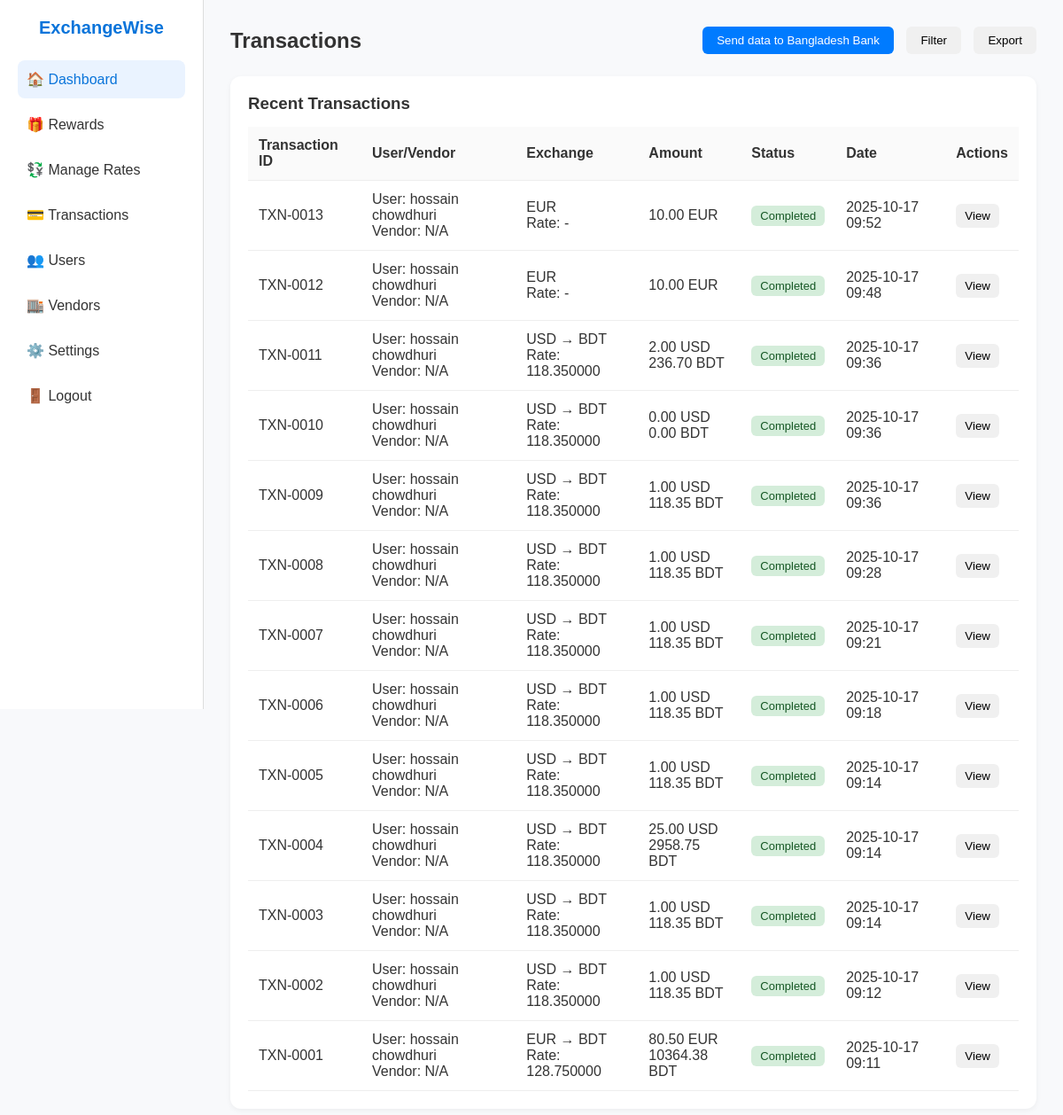
/software/admin_transaction.php (signed in), run on the app's committed database.
### tables this page shows
CREATE TABLE `transactions` (
  `transaction_id` int(11) NOT NULL,
  `user_id` int(11) NOT NULL,
  `vendor_id` int(11) DEFAULT NULL,
  `type` enum('Exchange','Deposit','Withdrawal') NOT NULL,
  `from_currency` varchar(10) NOT NULL,
  `to_currency` varchar(10) DEFAULT NULL,
  `amount` decimal(15,2) NOT NULL,
  `converted_amount` decimal(15,2) DEFAULT NULL,
  `rate` decimal(15,6) DEFAULT NULL,
  `fee` decimal(15,2) DEFAULT 0.00,
  `status` enum('Pending','Completed','Cancelled') DEFAULT 'Pending',
  `transaction_date` timestamp NOT NULL DEFAULT current_timestamp()
);

CREATE TABLE `users` (
  `user_id` int(11) NOT NULL,
  `first_name` varchar(100) NOT NULL,
  `last_name` varchar(100) NOT NULL,
  `email` varchar(255) NOT NULL,
  `mobile_number` varchar(20) NOT NULL,
  `passport_number` varchar(50) NOT NULL,
  `passport_file` varchar(255) DEFAULT NULL,
  `nid_number` varchar(50) NOT NULL,
  `nid_file` varchar(255) DEFAULT NULL,
  `address` varchar(255) NOT NULL,
  `address_proof_file` varchar(255) DEFAULT NULL,
  `occupation` enum('Job','Business','Freelancer','Others') NOT NULL,
  `purpose` enum('Travel','Education','Remittance','OnlinePayment','Others') NOT NULL,
  `profile_picture` varchar(255) DEFAULT NULL,
  `password_hash` varchar(255) NOT NULL,
  `created_at` timestamp NOT NULL DEFAULT current_timestamp(),
  `updated_at` timestamp NOT NULL DEFAULT current_timestamp() ON UPDATE current_timestamp()
);

### software/admin_transaction.php (the view, shortened to what this page needs)
<?php
include 'db.php';
$sql = "SELECT t.*,
               u.first_name AS user_first, u.last_name AS user_last,
               v.name AS vendor_name
        FROM transactions t
        LEFT JOIN users u ON t.user_id = u.user_id
        LEFT JOIN vendor v ON t.vendor_id = v.vendor_id
        ORDER BY t.transaction_date DESC";
$result = $conn->query($sql);
?>
<!DOCTYPE html>
<html lang="en">
<head>
</head>
<body>
    <div class="sidebar">
        <div>
            <h2>ExchangeWise</h2>
            <div class="nav">
                <a href="admindashboard.php" class="active">🏠 Dashboard</a>
                <a href="reward.php">🎁 Rewards</a>
                <a href="managerate.php">💱 Manage Rates</a>
                <a href="admin_transaction.php">💳 Transactions</a>
                <a href="ad_usermanagement.php">👥 Users</a>
                <a href="ad_vandormanagement.php">🏬 Vendors</a>
                <a href="admin-profile-setting.php">⚙️ Settings</a>
                <a href="adminlogout.php">🚪 Logout</a>
            </div>
        </div>
    </div>
    <div class="content">
        <div class="topbar">
            <h1>Transactions</h1>
            <div class="buttons">
                <button class="send">Send data to Bangladesh Bank</button>
                <button class="filter">Filter</button>
                <button class="export">Export</button>
            </div>
        </div>
        <div class="table-section">
            <h3>Recent Transactions</h3>
            <table>
                <thead>
                    <tr>
                        <th>Transaction ID</th>
                        <th>User/Vendor</th>
                        <th>Exchange</th>
                        <th>Amount</th>
                        <th>Status</th>
                        <th>Date</th>
                        <th>Actions</th>
                    </tr>
                </thead>
                <tbody>
                    <?php
                    if ($result->num_rows > 0) {
                        while ($txn = $result->fetch_assoc()) {
                            $txn_id = 'TXN-' . str_pad($txn['transaction_id'], 4, '0', STR_PAD_LEFT);
                            $user_name = $txn['user_first'] ? $txn['user_first'] . ' ' . $txn['user_last'] : 'N/A';
                            $vendor_name = $txn['vendor_name'] ? $txn['vendor_name'] : 'N/A';
                            $exchange = $txn['from_currency'] . ($txn['to_currency'] ? " → " . $txn['to_currency'] : '');
                            $rate = $txn['rate'] ? $txn['rate'] : '-';
                            $amount = $txn['amount'] . ' ' . $txn['from_currency'] . '<br>' . ($txn['converted_amount'] ? $txn['converted_amount'] . ' ' . $txn['to_currency'] : '');
                            $status_class = $txn['status'];
                            $date = date("Y-m-d H:i", strtotime($txn['transaction_date']));
                            echo "<tr>
                        <td>{$txn_id}</td>
                        <td>User: {$user_name}<br>Vendor: {$vendor_name}</td>
                        <td>{$exchange}<br>Rate: {$rate}</td>
                        <td>{$amount}</td>
                        <td><span class='status {$status_class}'>{$txn['status']}</span></td>
                        <td>{$date}</td>
                        <td><button class='btn-view' onclick=\"window.location.href='view_transaction.php?id={$txn['transaction_id']}'\">View</button></td>
                    </tr>";
                        }
                    } else {
                        echo "<tr><td colspan='7'>No transactions found.</td></tr>";
                    }
                    ?>
                </tbody>
            </table>
        </div>
    </div>
</body>
</html>

### software/admin_transaction.php (style rules this page uses)
* { margin: 0; padding: 0; box-sizing: border-box; font-family: Arial, sans-serif; }
body { display: flex; background-color: #f8f9fb; color: #333; }
.sidebar { width: 230px; background-color: #fff; height: 100vh; border-right: 1px solid #ddd; padding: 20px; display: flex; flex-direction: column; justify-content: space-between; }
.sidebar h2 { font-size: 20px; color: #0a74da; margin-bottom: 25px; text-align: center; }
.nav { display: flex; flex-direction: column; }
.nav a { text-decoration: none; color: #333; padding: 12px 10px; margin-bottom: 8px; border-radius: 8px; display: flex; align-items: center; gap: 8px; transition: 0.3s; font-weight: 500; }
.nav a:hover, .nav a.active { background: #eaf3ff; color: #0a74da; }
.content { flex: 1; padding: 30px; }
.topbar { display: flex; justify-content: space-between; align-items: center; margin-bottom: 25px; }
.topbar h1 { font-size: 24px; }
.buttons button { margin-left: 10px; padding: 8px 16px; border: none; border-radius: 6px; cursor: pointer; transition: 0.3s; }
.send { background: #007bff; color: #fff; }
.filter, .export { background: #f0f0f0; }
.table-section { background: #fff; border-radius: 12px; padding: 20px; box-shadow: 0 2px 6px rgba(0, 0, 0, 0.05); }
.table-section h3 { margin-bottom: 15px; }
table { width: 100%; border-collapse: collapse; }
th, td { padding: 12px; text-align: left; border-bottom: 1px solid #eee; vertical-align: middle; }
th { background: #fafafa; font-weight: 600; }
.status { padding: 4px 10px; border-radius: 6px; font-size: 13px; text-transform: capitalize; display: inline-block; }
.Completed { background: #d4edda; color: #155724; }
.btn-view { background: #f0f0f0; border: none; border-radius: 6px; padding: 6px 10px; cursor: pointer; }

### data on the page
transactions: transaction_id "TXN-0013", user.last_name "hossain chowdhuri", vendor_name "N/A", from_currency "EUR", rate "-", amount "10.00", status "Completed", transaction_date "2025-10-17 09:52"
transactions: transaction_id "TXN-0012", user.last_name "hossain chowdhuri", vendor_name "N/A", from_currency "EUR", rate "-", amount "10.00", status "Completed", transaction_date "2025-10-17 09:48"
transactions: transaction_id "TXN-0011", user.last_name "hossain chowdhuri", vendor_name "N/A", exchange "USD → BDT", rate "118.350000", amount "2.00", from_currency "USD", converted_amount "236.70", to_currency "BDT", status "Completed", transaction_date "2025-10-17 09:36"
transactions: transaction_id "TXN-0010", user.last_name "hossain chowdhuri", vendor_name "N/A", exchange "USD → BDT", rate "118.350000", amount "0.00", from_currency "USD", converted_amount "0.00", to_currency "BDT", status "Completed", transaction_date "2025-10-17 09:36"
transactions: transaction_id "TXN-0009", user.last_name "hossain chowdhuri", vendor_name "N/A", exchange "USD → BDT", rate "118.350000", amount "1.00", from_currency "USD", converted_amount "118.35", to_currency "BDT", status "Completed", transaction_date "2025-10-17 09:36"
transactions: transaction_id "TXN-0008", user.last_name "hossain chowdhuri", vendor_name "N/A", exchange "USD → BDT", rate "118.350000", amount "1.00", from_currency "USD", converted_amount "118.35", to_currency "BDT", status "Completed", transaction_date "2025-10-17 09:28"
transactions: transaction_id "TXN-0007", user.last_name "hossain chowdhuri", vendor_name "N/A", exchange "USD → BDT", rate "118.350000", amount "1.00", from_currency "USD", converted_amount "118.35", to_currency "BDT", status "Completed", transaction_date "2025-10-17 09:21"
transactions: transaction_id "TXN-0006", user.last_name "hossain chowdhuri", vendor_name "N/A", exchange "USD → BDT", rate "118.350000", amount "1.00", from_currency "USD", converted_amount "118.35", to_currency "BDT", status "Completed", transaction_date "2025-10-17 09:18"
transactions: transaction_id "TXN-0005", user.last_name "hossain chowdhuri", vendor_name "N/A", exchange "USD → BDT", rate "118.350000", amount "1.00", from_currency "USD", converted_amount "118.35", to_currency "BDT", status "Completed", transaction_date "2025-10-17 09:14"
transactions: transaction_id "TXN-0004", user.last_name "hossain chowdhuri", vendor_name "N/A", exchange "USD → BDT", rate "118.350000", amount "25.00", from_currency "USD", converted_amount "2958.75", to_currency "BDT", status "Completed", transaction_date "2025-10-17 09:14"
transactions: transaction_id "TXN-0003", user.last_name "hossain chowdhuri", vendor_name "N/A", exchange "USD → BDT", rate "118.350000", amount "1.00", from_currency "USD", converted_amount "118.35", to_currency "BDT", status "Completed", transaction_date "2025-10-17 09:14"
transactions: transaction_id "TXN-0002", user.last_name "hossain chowdhuri", vendor_name "N/A", exchange "USD → BDT", rate "118.350000", amount "1.00", from_currency "USD", converted_amount "118.35", to_currency "BDT", status "Completed", transaction_date "2025-10-17 09:12"
transactions: transaction_id "TXN-0001", user.last_name "hossain chowdhuri", vendor_name "N/A", exchange "EUR → BDT", rate "128.750000", amount "80.50", from_currency "EUR", converted_amount "10364.38", to_currency "BDT", status "Completed", transaction_date "2025-10-17 09:11"
